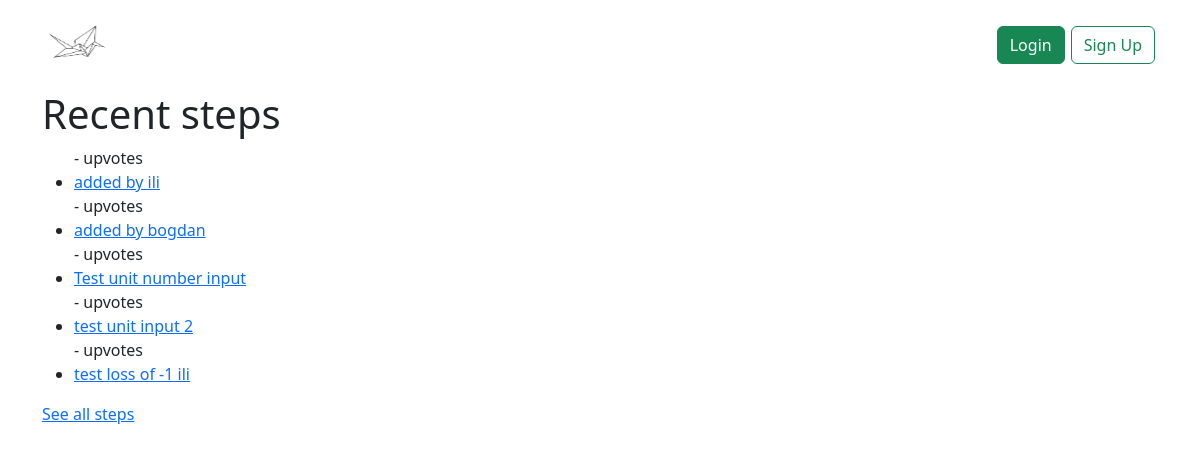
Screenshot of /profile/recent-steps/ with the database file from the repository.
### users/models.py (models this page shows, shortened)
class Step(models.Model):
    user = models.ForeignKey(User, on_delete=models.CASCADE, default=1)
    step_title = models.CharField("Method title", max_length=200)
    step_description = models.CharField("Method description", max_length=1000)
    pub_date = models.DateTimeField("date published", null=True, blank=True)
    upvotes = models.ManyToManyField(User, related_name='upvoted_steps')
    unit_number = models.FloatField("Unit Number", default=0)

### users/views.py (the view)
# urls.py: path("profile/recent-steps/",views.step_list_recent, name="step-recent"),
def step_list_recent(request):
    latest_step_list = get_latest_steps()
    context = {
        "latest_step_list": latest_step_list,
    }
    return render(request,"users/recent-steps.html",context )

### users/views.py (called while the page is built)
def get_latest_steps():
    return Step.objects.order_by("-pub_date")[:5]

### users/templates/users/recent-steps.html
{% extends 'base.html' %}
{% load crispy_forms_tags %}
{% block content %}
<h1>Recent steps</h1>
{% if latest_step_list %}
    <ul>
    {% for step in latest_step_list %}
    -{{total_upvotes}} upvotes <li><a href="{% url 'users:detail' step.id %}">{{ step.step_title }}</a></li>
    {% endfor %}
    </ul>
{% else %}
    <p>No polls are available.</p>
{% endif %}
<a href="{%url 'users:step-recent-all'%}" class="btn-morphism">See all steps</a>
{%endblock %}

### static/main.css (style rules this page uses)
body { height:100%; width:100%; position: absolute; }

### rows the page displays
Step: step_title "added by ili"
Step: step_title "added by bogdan"
Step: step_title "Test unit number input"
Step: step_title "test unit input 2"
Step: step_title "test loss of -1 ili"
